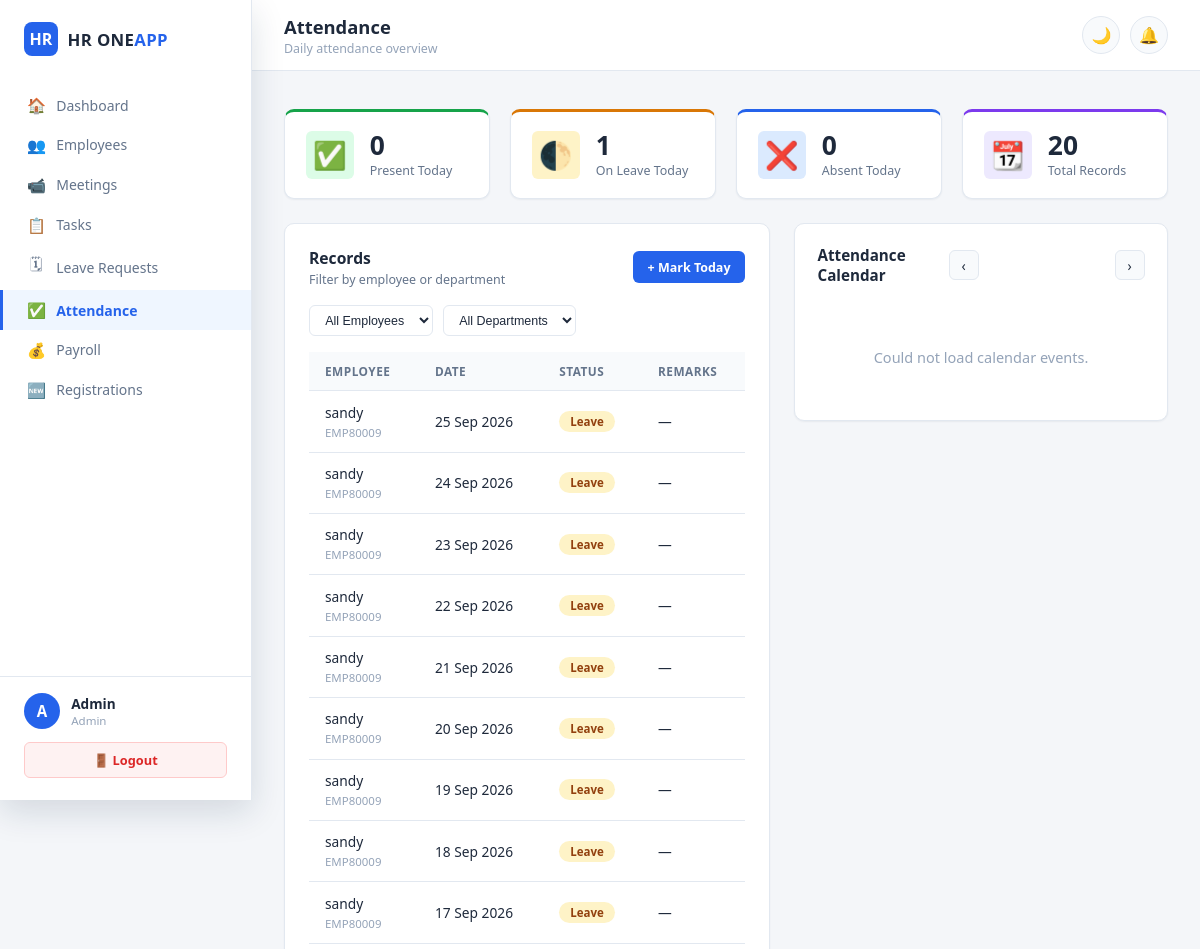
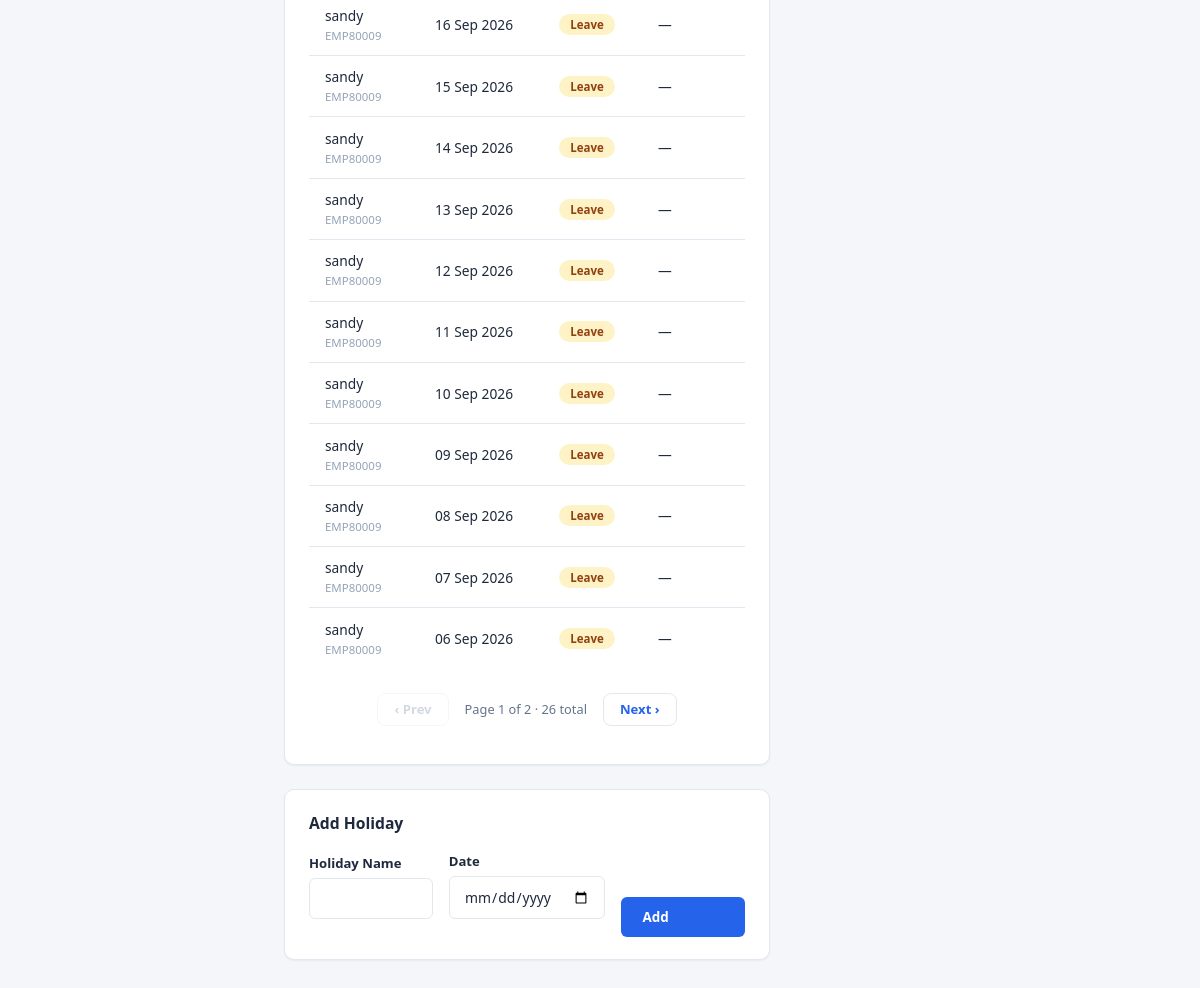
The app's page /attendance/ (signed in) with its own data (2 pictures, top to bottom).
### models.py (models this page shows, shortened)
class Attendance(db.Model):
    __tablename__ = 'attendance'
    id          = db.Column(db.Integer, primary_key=True)
    employee_id = db.Column(db.Integer, db.ForeignKey('employees.id'), nullable=False)
    date        = db.Column(db.Date, nullable=False, default=datetime.utcnow)
    status      = db.Column(db.String(20), default='present')   # present|absent|half-day|leave
    marked_by   = db.Column(db.Integer, db.ForeignKey('users.id'))
    marked_at   = db.Column(db.DateTime, default=datetime.utcnow)
    remarks     = db.Column(db.String(255))
    employee = db.relationship('Employee', backref='attendance_records', lazy=True)

class User(db.Model):
    __tablename__ = 'users'
    id            = db.Column(db.Integer, primary_key=True)
    name          = db.Column(db.String(100), nullable=False)
    email         = db.Column(db.String(150), unique=True, nullable=False)
    password_hash = db.Column(db.String(256), nullable=False)
    role          = db.Column(db.String(20), default='employee')   # admin | hr | employee
    is_active     = db.Column(db.Boolean, default=True)
    approval_status  = db.Column(db.String(20), default='approved')  # approved|pending|rejected
    approved_by      = db.Column(db.Integer, db.ForeignKey('users.id'), nullable=True)
    approved_at      = db.Column(db.DateTime, nullable=True)
    rejection_reason = db.Column(db.String(500), nullable=True)
    created_at    = db.Column(db.DateTime, default=datetime.utcnow)

class Employee(db.Model):
    __tablename__   = 'employees'
    id              = db.Column(db.Integer, primary_key=True)
    user_id         = db.Column(db.Integer, db.ForeignKey('users.id'), nullable=False)
    department_id   = db.Column(db.Integer, db.ForeignKey('departments.id'), nullable=True)
    employee_code   = db.Column(db.String(20), unique=True, nullable=False)
    phone           = db.Column(db.String(15))
    address         = db.Column(db.Text)
    date_of_birth   = db.Column(db.Date)
    date_of_joining = db.Column(db.Date, default=datetime.utcnow)
    designation     = db.Column(db.String(100))
    salary          = db.Column(db.Float, default=0.0)
    probation_end   = db.Column(db.Date)
    contract_end    = db.Column(db.Date)
    leave_balance   = db.Column(db.Float, default=20.0)   # remaining annual leave days; half-day = 0.5
    created_at      = db.Column(db.DateTime, default=datetime.utcnow)
    user = db.relationship('User', backref='employee_profile', lazy=True)

### routes/attendance.py (the view)
@attendance_bp.route('/')
@admin_required
def index():
    emp_filter  = request.args.get('employee_id', type=int)
    dept_filter = request.args.get('department_id', type=int)
    q = db.session.query(Attendance, Employee, User).join(
        Employee, Attendance.employee_id == Employee.id).join(
        User, Employee.user_id == User.id)
    if emp_filter:
        q = q.filter(Employee.id == emp_filter)
    if dept_filter:
        q = q.filter(Employee.department_id == dept_filter)
    page = request.args.get('page', 1, type=int)
    pagination = q.order_by(Attendance.date.desc()).paginate(page=page, per_page=20, error_out=False)
    records = pagination.items
    today = date.today()
    present_today = Attendance.query.filter_by(date=today, status='present').count()
    absent_today  = Attendance.query.filter_by(date=today, status='absent').count()
    leave_today   = Attendance.query.filter_by(date=today, status='leave').count()
    employees   = db.session.query(Employee, User).join(User, Employee.user_id == User.id).all()
    departments = Department.query.all()
    return render_template('attendance/index.html', records=records, pagination=pagination,
                            present_today=present_today, absent_today=absent_today,
                            leave_today=leave_today, employees=employees,
                            departments=departments, emp_filter=emp_filter, dept_filter=dept_filter)

### templates/attendance/index.html (shortened to what this page needs)
{% extends "base.html" %}
{% block page_title %}Attendance{% endblock %}
{% block breadcrumb %}<p class="crumb">Daily attendance overview</p>{% endblock %}
{% block content %}
<div class="stats-grid">
  <div class="stat-card green"><div class="stat-icon">✅</div>
    <div><p class="stat-num">{{ present_today }}</p><p class="stat-label">Present Today</p></div></div>
  <div class="stat-card orange"><div class="stat-icon">🌓</div>
    <div><p class="stat-num">{{ leave_today }}</p><p class="stat-label">On Leave Today</p></div></div>
  <div class="stat-card blue"><div class="stat-icon">❌</div>
    <div><p class="stat-num">{{ absent_today }}</p><p class="stat-label">Absent Today</p></div></div>
  <div class="stat-card purple"><div class="stat-icon">📆</div>
    <div><p class="stat-num">{{ records|length }}</p><p class="stat-label">Total Records</p></div></div>
</div>
<div class="two-col">
  <div>
    <div class="card">
      <div class="card-header">
        <div><h3>Records</h3><p class="subtitle">Filter by employee or department</p></div>
        <a href="{{ url_for('attendance.mark') }}" class="btn btn-sm btn-primary">+ Mark Today</a>
      </div>
      <form method="GET" class="cal-filters">
        <select name="employee_id" onchange="this.form.submit()">
          <option value="">All Employees</option>
        </select>
        <select name="department_id" onchange="this.form.submit()">
          <option value="">All Departments</option>
        </select>
      </form>
      <div class="table-wrap">
      <table class="table">
        <thead><tr><th>Employee</th><th>Date</th><th>Status</th><th>Remarks</th></tr></thead>
        <tbody>
        {% for att, emp, user in records %}
        <tr>
          <td>{{ user.name }}<br/><small style="color:var(--text-faint);">{{ emp.employee_code }}</small></td>
          <td>{{ att.date.strftime('%d %b %Y') }}</td>
          <td><span class="badge-pill {{ 'badge-green' if att.status=='present' else ('badge-orange' if att.status in ['half-day','leave'] else 'badge-red') }}">{{ att.status | capitalize }}</span></td>
          <td>{{ att.remarks or '—' }}</td>
        </tr>
        {% else %}
        <tr><td colspan="4" class="empty-state">No attendance records yet.</td></tr>
        {% endfor %}
        </tbody>
      </table>
      </div>
      {% include "_pagination.html" %}
    </div>
    <div class="card">
      <div class="card-header"><h3>Add Holiday</h3></div>
      <form method="POST" action="{{ url_for('attendance.add_holiday') }}" class="form-row cols-3" style="align-items:end;">
        <div class="form-group"><label>Holiday Name</label><input type="text" name="name" required/></div>
        <div class="form-group"><label>Date</label><input type="date" name="date" required/></div>
        <div class="form-group" style="margin-bottom:0;"><button type="submit" class="btn btn-primary" style="width:100%;">Add</button></div>
      </form>
    </div>
  </div>
  <div class="cal-wrap" id="attendance-cal"></div>
</div>
{% endblock %}

### templates/base.html (shortened to what this page needs)
<!DOCTYPE html>
<html lang="en">
<head>
  <link rel="stylesheet" href="{{ url_for('static', filename='css/style.css') }}"/>
</head>
<body>
{% if session.user_id and not force_auth_layout %}
<div class="layout">
  <aside class="sidebar">
    <div class="logo">
      <span class="logo-badge">HR</span>
      <span class="logo-text">HR ONE<span>APP</span></span>
    </div>
    <nav>
      <a href="{{ url_for('dashboard.index') }}" class="{{ 'active' if request.endpoint=='dashboard.index' }}">
        <span class="nav-icon">🏠</span> Dashboard</a>
      <a href="{{ url_for('employee.index') }}" class="{{ 'active' if 'employee' in request.endpoint }}">
        <span class="nav-icon">👥</span> Employees</a>
      <a href="{{ url_for('meeting.list_meetings') }}" class="{{ 'active' if 'meeting' in request.endpoint }}">
        <span class="nav-icon">📹</span> Meetings</a>
      <a href="{{ url_for('task.index') }}" class="{{ 'active' if 'task' in request.endpoint }}">
        <span class="nav-icon">📋</span> Tasks</a>
      <a href="{{ url_for('leave.index') }}" class="{{ 'active' if 'leave' in request.endpoint }}">
        <span class="nav-icon">🗓</span> Leave Requests</a>
      {% if session.user_role == 'admin' %}
      <a href="{{ url_for('attendance.index') }}" class="{{ 'active' if 'attendance' in request.endpoint }}">
        <span class="nav-icon">✅</span> Attendance</a>
      <a href="{{ url_for('payroll.index') }}" class="{{ 'active' if 'payroll' in request.endpoint }}">
        <span class="nav-icon">💰</span> Payroll</a>
      <a href="{{ url_for('admin_approval.registrations') }}" class="{{ 'active' if 'admin_approval' in request.endpoint }}">
        <span class="nav-icon">🆕</span> Registrations</a>
      {% endif %}
    </nav>
    <div class="sidebar-footer">
      <div class="user-info">
        <span class="avatar">{{ session.user_name[0] | upper }}</span>
        <div>
          <p class="uname">{{ session.user_name }}</p>
          <p class="urole">{{ session.user_role | capitalize }}</p>
        </div>
      </div>
      <a href="{{ url_for('auth.logout') }}" class="logout-btn">🚪 Logout</a>
    </div>
  </aside>
  <main class="main">
    <header class="topbar">
      <div style="display:flex;align-items:center;">
        <div>
          <h2>{% block page_title %}{% endblock %}</h2>
          {% block breadcrumb %}{% endblock %}
        </div>
      </div>
      <div class="topbar-right">
        <button class="icon-btn" onclick="toggleTheme()" title="Toggle dark mode">
          <span id="theme-icon">🌙</span>
        </button>
        <div class="notif-area">
          <button class="icon-btn" onclick="toggleNotifs()" title="Notifications">
            🔔 <span class="badge" id="notif-count" style="display:none;">0</span>
          </button>
        </div>
      </div>
    </header>
    <div class="flash-area">
    </div>
    <div class="content fade-in">{% block content %}{% endblock %}</div>
  </main>
</div>
{% endif %}
</body>
</html>

### templates/_pagination.html (shortened to what this page needs)
{% if pagination and pagination.pages > 1 %}
<div class="pagination">
  {% set args = request.args.to_dict() %}
  <a href="{{ url_for(request.endpoint, page=pagination.prev_num, **args) }}"
     class="page-btn {{ 'disabled' if not pagination.has_prev }}">‹ Prev</a>
  <span class="page-info">Page {{ pagination.page }} of {{ pagination.pages }} · {{ pagination.total }} total</span>
  <a href="{{ url_for(request.endpoint, page=pagination.next_num, **args) }}"
     class="page-btn {{ 'disabled' if not pagination.has_next }}">Next ›</a>
</div>
{% endif %}

### records on screen
Attendance: name "sandy", employee_code "EMP80009", date "25 Sep 2026", status "Leave", remarks "—"
Attendance: name "sandy", employee_code "EMP80009", date "24 Sep 2026", status "Leave", remarks "—"
Attendance: name "sandy", employee_code "EMP80009", date "23 Sep 2026", status "Leave", remarks "—"
Attendance: name "sandy", employee_code "EMP80009", date "22 Sep 2026", status "Leave", remarks "—"
Attendance: name "sandy", employee_code "EMP80009", date "21 Sep 2026", status "Leave", remarks "—"
Attendance: name "sandy", employee_code "EMP80009", date "20 Sep 2026", status "Leave", remarks "—"
Attendance: name "sandy", employee_code "EMP80009", date "19 Sep 2026", status "Leave", remarks "—"
Attendance: name "sandy", employee_code "EMP80009", date "18 Sep 2026", status "Leave", remarks "—"
Attendance: name "sandy", employee_code "EMP80009", date "17 Sep 2026", status "Leave", remarks "—"
Attendance: name "sandy", employee_code "EMP80009", date "16 Sep 2026", status "Leave", remarks "—"
Attendance: name "sandy", employee_code "EMP80009", date "15 Sep 2026", status "Leave", remarks "—"
Attendance: name "sandy", employee_code "EMP80009", date "14 Sep 2026", status "Leave", remarks "—"
Attendance: name "sandy", employee_code "EMP80009", date "13 Sep 2026", status "Leave", remarks "—"
Attendance: name "sandy", employee_code "EMP80009", date "12 Sep 2026", status "Leave", remarks "—"
Attendance: name "sandy", employee_code "EMP80009", date "11 Sep 2026", status "Leave", remarks "—"
Attendance: name "sandy", employee_code "EMP80009", date "10 Sep 2026", status "Leave", remarks "—"
Attendance: name "sandy", employee_code "EMP80009", date "09 Sep 2026", status "Leave", remarks "—"
Attendance: name "sandy", employee_code "EMP80009", date "08 Sep 2026", status "Leave", remarks "—"
Attendance: name "sandy", employee_code "EMP80009", date "07 Sep 2026", status "Leave", remarks "—"
Attendance: name "sandy", employee_code "EMP80009", date "06 Sep 2026", status "Leave", remarks "—"

### other values on screen
{{ session.user_name[0] | upper }} "A"
{{ session.user_name }} "Admin"
{{ session.user_role | capitalize }} "Admin"
{{ present_today }} "0"
{{ leave_today }} "1"
{{ absent_today }} "0"
{{ records|length }} "20"
{{ pagination.page }} "1"
{{ pagination.pages }} "2"
{{ pagination.total }} "26"
